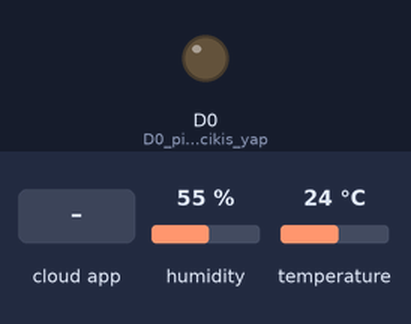
Simulated run of this sketch. Board: ESP8266 (NodeMCU). Parts: output pins drawn as LEDs (lit = HIGH). The inputs (shaded band) are chosen by the test bench; at power-on: humidity 55 %, temperature 24 °C. WiFi joins after 1.5 s; servers stay silent unless stated; the Firebase database answers and starts empty; what the sketch prints to the serial monitor is not drawn.

Above: at 4.2 s.
4.3 s: the phone or cloud app sets TurnOn to 25
At 9.5 s:
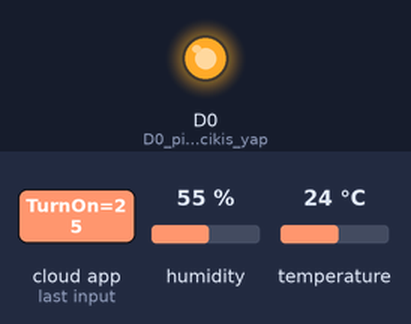
10.1 s: the phone or cloud app sets TurnOn to 0
At 14.3 s:
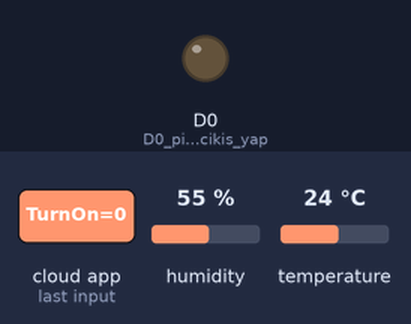
15.5 s: the phone or cloud app sets TurnOn to 50
At 20.4 s:
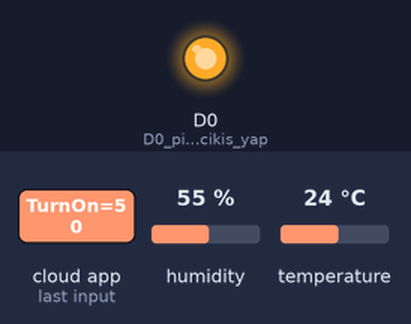
Timing chart, 0 to 21.9 s (numbered marks = the images above; inputs shaded):
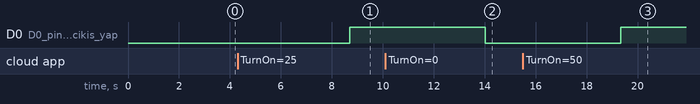

Measured:
- after the input at 4.3 s, D0 (D0_pinini_cikis_yap): LOW → HIGH after 4.4 s
- after the input at 10.1 s, D0 (D0_pinini_cikis_yap): HIGH → LOW after 3.9 s
- after the input at 15.5 s, D0 (D0_pinini_cikis_yap): LOW → HIGH after 3.8 s

The sketch:

ornek25_firebase_yazma_okuma.ino
```cpp
// Firebase Realtime Databaseden okuduğumuz sıcaklık verisine göre kombiyi aç kapa
//********************************************************
#include <ESP8266WiFi.h>
#include <FirebaseArduino.h>
#include <dht11.h>  // dht11 kütüphanesini ekliyoruz.
#define DHT11PIN D1 // DHT11PIN olarak Dijital 1'yi belirliyoruz.

dht11 DHT11;        // DHT11 nesnesini olusturuyoruz
float sicaklik=0.0;
//********************************************************
const char *ssid = "************";      // baglanilacak olan wifi aginin adi
const char *password = "*********";      // baglanilacak olan wifi aginin sifresi
#define FIREBASE_HOST "*****************************"   // baglanilacak olan firebase host adresi
#define FIREBASE_AUTH "*****************************"  // baglanilacak olan firebase key
//************************************************************
void setup() {
  pinMode(D0,OUTPUT);                   // D0 pinini cikis yap
  Serial.begin(9600);                   //seri portu baslat
  delay(1500);                          // 1500 ms = 1.5sn
  Serial.println("Wifi agına baglanıyor");

  WiFi.mode(WIFI_STA);                  // istasyon modunda çalış
  WiFi.begin(ssid, password);           // SSID si yukarıda belirtilmiş olan wifi a bağlan

  while (WiFi.status() != WL_CONNECTED) // baglanti kuruldu mu?
  {                                     // kurulmadiysa kurulana kaddar
    delay(500);                         // 500 ms bekle
    Serial.print(".");                  // ekrana . koy
  }

  Serial.println("");
  Serial.println("Wifi erisim noktasina baglanildi");

  Serial.print("Alinan IP adresi: ");
  Serial.println(WiFi.localIP());       // wifi agindan alinan IP adresini yazdir.

  Serial.println("Connecting Firebase Realtime Database");
  Firebase.begin(FIREBASE_HOST, FIREBASE_AUTH);
  digitalWrite(D0,LOW);
}
//************************************************************
void loop()
{
  sicaklik_oku_yaz();   // firebase sicakligi yaz
  float turn_on=Firebase.getFloat("TurnOn");
  if(sicaklik<turn_on)
  {
    Serial.println("Kombi acik");
    digitalWrite(D0,HIGH);    // Kombi ON
  }
  else
  {
    Serial.println("Kombi kapali");
    digitalWrite(D0,LOW);     // Kombi OFF
  }
  delay(5000);
}
//************************************************************
void sicaklik_oku_yaz()
{
  DHT11.read(DHT11PIN);   // sensoru oku
  sicaklik=DHT11.temperature;
  Firebase.setFloat("Sicaklik", sicaklik);
  // handle error
  if (Firebase.failed()) {
      Serial.print("Hata kotu:");
      Serial.println(Firebase.error());
      return;
  }
}
```
